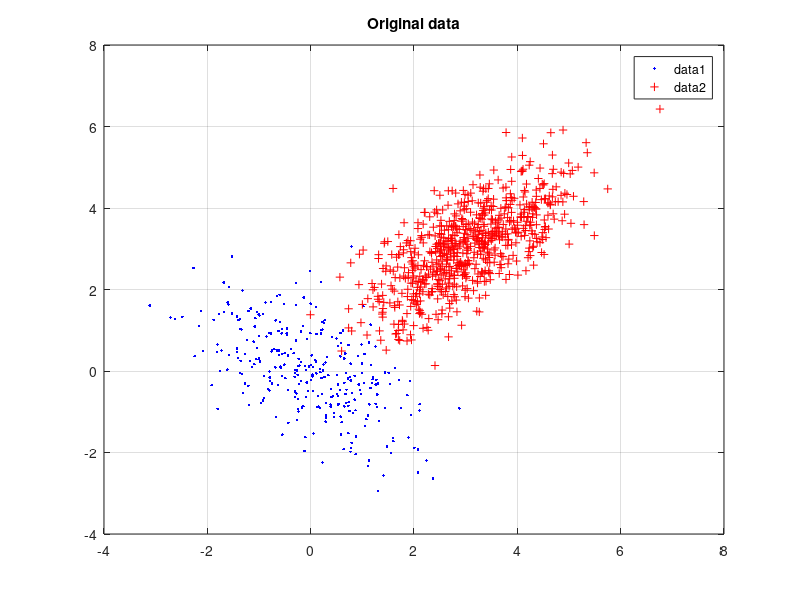
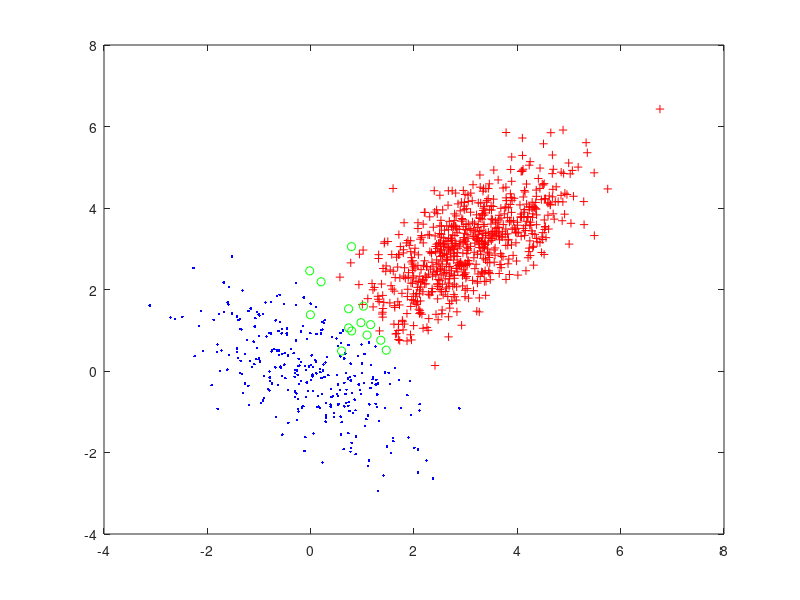

MATLAB code for these plots, in order: (Note: this script raises an error after producing the figures.)
%% intriduction of machine learning hw3 Q2
% question 1
% set parameter
clc;
clear all;
N = 999;
p1 = 0.3;
p2 = 0.7;
mu1 = [0;0]; %mean of distribution 1
sigma1 = [1,-0.5;-0.5,1]; %variance of distribution 1
mu2 = [3;3]; %mean of distribution 2
sigma2 = [1,0.7;0.7,1]; %variance of distribution 2
%generate data
data1 = mvnrnd(mu1,sigma1,floor(p1*N)); %generate gaussian data point
data2 = mvnrnd(mu2,sigma2,ceil(p2*N));
data_label = [zeros([size(data1,1),1]);ones([size(data2,1),1])]; %data label
% plot to see
figure()
plot(data1(:,1),data1(:,2),'b.');
hold on
plot(data2(:,1),data2(:,2),'r+');
hold on
legend('data1','data2');
hold on
title('Original data');
grid on;

%% fisher LDA, question 2
Sb = (mu1 - mu2)*(mu1 - mu2)';
Sw = sigma1+sigma2;
A = inv(Sw)*Sb;
[U,S,V] = svd(A); %SVD
w = V(:,1);
k_LDA = -w(1)/w(2);
%%%%%%%%%%%%%%% used to calculate b for LDA boundry
mu1_1 = mu1'*w;
sigma1_1 = w'*sigma1*w;
mu2_1 = mu2'*w;
sigma2_1 = w'*sigma2*w;
a = -0.5*(1/sigma1_1 - 1/sigma2_1);
b = mu1_1/sigma1_1 - mu2_1/sigma2_1;
c = -mu1_1^2/(2*sigma1_1) + mu2_1^2/(2*sigma2_1) - 0.5*log(sigma1_1/sigma2_1);
temp = roots([a,b,c]);
if size(temp,1) == 2
    if (mu1_1 - temp(1))'*(mu2_1 - temp(1)) < 0
        b_LDA = temp(1);
    else
        b_LDA = temp(2);
    end
else
    b_LDA = temp(1);
end
b_LDA = b_LDA/w(2);
%%%%%%%%%%%%%%%%%used to calculate b for LDA boundry

% choose point positive or negative or error
data = [data1;data2];
negative_point = [];
positive_point = [];
error_points = [];
for i = 1:size(data,1)
    if k_LDA*data(i,1) + b_LDA - data(i,2) >= 0
        if data_label(i) == 0
            positive_point = [positive_point;data(i,:)];
        else
            error_points = [error_points;data(i,:)];
        end
    else
        if data_label(i) == 1
            negative_point = [negative_point;data(i,:)];
        else
            error_points = [error_points;data(i,:)];
        end
    end
end
%plot result
a_min = min(data(:,1));
b_max = max(data(:,1));
error = size(error_points,1)/size(data,1);
figure()
plot(positive_point(:,1),positive_point(:,2),'b.');
hold on
plot(negative_point(:,1),negative_point(:,2),'r+');
hold on
if size(error_points,1) ~= 0
    plot(error_points(:,1),error_points(:,2),'go');
    hold on
end
syms x y;
y = k_LDA*x+b_LDA;
fplot(y,[a_min,b_max]);
hold on
if size(error_points,1) ~= 0
    legend('positive point','negative point','error point','fisher LDA boundry');
else
    legend('positive point','negative point','fisher LDA boundry');
end
grid on
title(['fisher LDA boundry, error is: ', num2str(error)]);
%% logistic function question 3
omiga = [0.01,0.01];
b = 1;
yita = 0.005;
use_data = [];

for i = 1:size(data,1)
    use_data = [use_data; data(i,:)];
    omiga = omiga - yita*sum((data_label(1:size(use_data,1))'- 1./(1+exp(omiga*use_data' + b.*ones([1,size(use_data,1)]))))'.*use_data);
    b = b - yita*sum(data_label(1:size(use_data,1))'- 1./(1+exp(omiga*use_data' + b.*ones([1,size(use_data,1)]))));
end
%divide two data
class1 = [];
class2 = [];
error_point2 = [];
for i = 1: size(data,1)
    if 1 - 1/(1+exp(omiga*data(i,:)' + b)) < 0.5
        if data_label(i) == 1
            class1 = [class1; data(i,:)];
        else
            error_point2 = [error_point2;data(i,:)]; 
        end
    else
        if data_label(i) == 0
            class2 = [class2; data(i,:)];
        else
            error_point2 = [error_point2;data(i,:)];
        end
    end
end
% plot result
error2 = size(error_point2,1)/size(data,1);
syms x y;
y = -x*omiga(1)/omiga(2) - b/omiga(2);
figure()
plot(class1(:,1),class1(:,2),'r+');
hold on
plot(class2(:,1),class2(:,2),'b.');
hold on
if size(error_point2,1) ~= 0
    plot(error_point2(:,1),error_point2(:,2),'go');
    hold on
end
fplot(y,[a_min,b_max]);
hold on
if size(error_point2,1) ~= 0
    legend('class 1','class 2','error point: ','boundry');
else
    legend('class 1','class 2','boundry');
end
hold on
title(['logistic result, error is: ',num2str(error2)]);
grid on
%% MAP use true distribution
class1 = [];
class2 = [];
error_point3 = [];
for i = 1:size(data,1)
    if p1*1/(sqrt(2*pi*norm(sigma1)))*exp(-0.5*(data(i,:)'-mu1)'*inv(sigma1)*(data(i,:)'-mu1)) < p2*1/(sqrt(2*pi*norm(sigma2)))*exp(-0.5* (data(i,:)'-mu2)'*inv(sigma2) *(data(i,:)'-mu2))
        if data_label(i) == 1
            class1 = [class1;data(i,:)];
        else
            error_point3 = [error_point3;data(i,:)];
        end
    else
        if data_label(i) == 0
            class2 = [class2;data(i,:)];
        else
            error_point3 = [error_point3;data(i,:)];
        end
    end
end
error3 = size(error_point3,1)/size(data,1);
figure()
plot(class1(:,1),class1(:,2),'r+');
hold on
plot(class2(:,1),class2(:,2),'b.');
hold on
if size(error_point3,1) ~= 0
    plot(error_point3(:,1),error_point3(:,2),'go');
    hold on
end
if size(error_point3,1) ~= 0
    legend('class 1','class 2','error point: ');
else
    legend('class 1','class 2');
end
hold on
title(['MAP result, error is: ',num2str(error3)]);
grid on